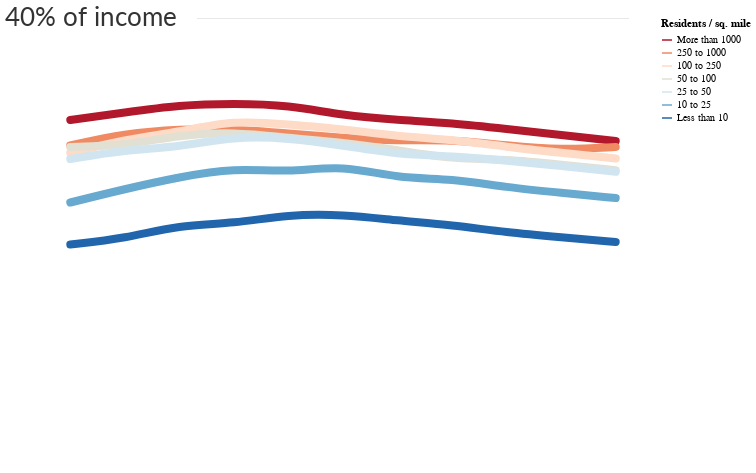

The notebook cell saved with this chart:
### Code cell
rent_pop_den_chart

### Figure 1 — Vega-Lite specification as saved in the notebook (floating-point values rounded to 4 significant figures)
{"width": 600, "height": 450, "background": "white", "config": {"title": {"fontWeight": "normal", "fontSize": 36, "anchor": "start", "font": "Lato", "offset": 5}, "axisX": {"grid": false, "labelFont": "Lato", "labelFontSize": 16, "labelAngle": 0, "labelPadding": 10, "ticks": false, "tickSize": 5, "title": null, "titleFont": "Lato", "titleFontSize": 16, "titleFontWeight": "normal", "titleY": 30, "titleX": 280}, "axisY": {"grid": true, "gridOpacity": 1, "labelFont": "Lato", "labelFontSize": 16, "labelLimit": 100, "labelAlign": "left", "labelPadding": 20, "ticks": false, "title": null, "titleFont": "Lato", "titleFontWeight": "normal", "titleFontSize": 16, "titleAlign": "left", "titleAngle": 0, "titleY": -20, "titleX": -20, "domainWidth": 0}, "view": {"strokeOpacity": 0}}, "layer": [{"data": {"name": "data-f1d2e6c90994022b09d9bf043d512484"}, "mark": {"type": "line", "interpolate": "basis", "size": 8, "strokeCap": "round"}, "encoding": {"color": {"type": "nominal", "field": "Home_Units", "scale": {"domain": ["More than 1000", "250 to 1000", "100 to 250", "50 to 100", "25 to 50", "10 to 25", "Less than 10"], "range": ["#b2182b", "#ef8a62", "#fddbc7", "#e2e0d3", "#d1e5f0", "#67a9cf", "#2166ac"]}, "title": "Residents / sq. mile"}, "x": {"type": "ordinal", "axis": {"labelFontSize": 26, "labelOpacity": 0.8, "tickSize": 10, "ticks": true, "titleFontSize": 28, "values": [2008, 2018]}, "field": "Year"}, "y": {"type": "quantitative", "axis": {"labelFontSize": 26, "labelOpacity": 0.8, "labelPadding": 35, "titleFontSize": 26, "titleOpacity": 0.8, "titleX": -35, "titleY": -35, "values": [15, 20, 25, 30, 35]}, "field": "Rent_Share_Inc", "scale": {"domain": [10, 40]}, "title": "Counties grouped by population density"}}}, {"data": {"name": "data-210bcfbf6ca010247ca2ea02fc053f02"}, "mark": {"type": "text", "dx": 21, "dy": 0, "font": "lato", "fontSize": 26, "opacity": 0.8}, "encoding": {"text": {"type": "nominal", "field": "text"}, "x": {"type": "ordinal", "field": "x"}, "y": {"type": "quantitative", "field": "y"}}}, {"data": {"name": "data-f8064fcc46e56012f905529fb2f42b79"}, "mark": {"type": "text", "dx": 15, "dy": -4, "fontSize": 11.5, "fontWeight": "bold", "opacity": 0.09}, "encoding": {"text": {"type": "nominal", "field": "text"}, "x": {"type": "ordinal", "axis": null, "field": "x"}, "y": {"type": "quantitative", "axis": null, "field": "y"}}}], "$schema": "https://vega.github.io/schema/vega-lite/v4.0.0.json", "datasets": {"data-f1d2e6c90994022b09d9bf043d512484": [{"Year": 2008, "Rent_Share_Inc": 33.2, "Home_Units": "More than 1000", "pct_chg": -0.05143, "Order": 1000}, {"Year": 2009, "Rent_Share_Inc": 33.7, "Home_Units": "More than 1000", "pct_chg": 0.01506, "Order": 1000}, {"Year": 2010, "Rent_Share_Inc": 34.2, "Home_Units": "More than 1000", "pct_chg": 0.01484, "Order": 1000}, {"Year": 2011, "Rent_Share_Inc": 34.3, "Home_Units": "More than 1000", "pct_chg": 0.002924, "Order": 1000}, {"Year": 2012, "Rent_Share_Inc": 34.2, "Home_Units": "More than 1000", "pct_chg": -0.002915, "Order": 1000}, {"Year": 2013, "Rent_Share_Inc": 33.5, "Home_Units": "More than 1000", "pct_chg": -0.02047, "Order": 1000}, {"Year": 2014, "Rent_Share_Inc": 33.2, "Home_Units": "More than 1000", "pct_chg": -0.008955, "Order": 1000}, {"Year": 2015, "Rent_Share_Inc": 33.0, "Home_Units": "More than 1000", "pct_chg": -0.006024, "Order": 1000}, {"Year": 2016, "Rent_Share_Inc": 32.6, "Home_Units": "More than 1000", "pct_chg": -0.01212, "Order": 1000}, {"Year": 2017, "Rent_Share_Inc": 32.2, "Home_Units": "More than 1000", "pct_chg": -0.01227, "Order": 1000}, {"Year": 2018, "Rent_Share_Inc": 31.8, "Home_Units": "More than 1000", "pct_chg": -0.01242, "Order": 1000}, {"Year": 2008, "Rent_Share_Inc": 31.5, "Home_Units": "250 to 1000", "pct_chg": -0.003165, "Order": 1000}, {"Year": 2009, "Rent_Share_Inc": 32.3, "Home_Units": "250 to 1000", "pct_chg": 0.0254, "Order": 1000}, {"Year": 2010, "Rent_Share_Inc": 32.6, "Home_Units": "250 to 1000", "pct_chg": 0.009288, "Order": 1000}, {"Year": 2011, "Rent_Share_Inc": 32.6, "Home_Units": "250 to 1000", "pct_chg": 0.0, "Order": 1000}, {"Year": 2012, "Rent_Share_Inc": 32.3, "Home_Units": "250 to 1000", "pct_chg": -0.009202, "Order": 1000}, {"Year": 2013, "Rent_Share_Inc": 32.0, "Home_Units": "250 to 1000", "pct_chg": -0.009288, "Order": 1000}, {"Year": 2014, "Rent_Share_Inc": 31.8, "Home_Units": "250 to 1000", "pct_chg": -0.00625, "Order": 1000}, {"Year": 2015, "Rent_Share_Inc": 31.9, "Home_Units": "250 to 1000", "pct_chg": 0.003145, "Order": 1000}, {"Year": 2016, "Rent_Share_Inc": 31.5, "Home_Units": "250 to 1000", "pct_chg": -0.01254, "Order": 1000}, {"Year": 2017, "Rent_Share_Inc": 31.2, "Home_Units": "250 to 1000", "pct_chg": -0.009524, "Order": 1000}, {"Year": 2018, "Rent_Share_Inc": 31.4, "Home_Units": "250 to 1000", "pct_chg": 0.00641, "Order": 1000}, {"Year": 2008, "Rent_Share_Inc": 31.0, "Home_Units": "100 to 250", "pct_chg": 0.1071, "Order": 250}, {"Year": 2009, "Rent_Share_Inc": 31.9, "Home_Units": "100 to 250", "pct_chg": 0.02903, "Order": 250}, {"Year": 2010, "Rent_Share_Inc": 32.4, "Home_Units": "100 to 250", "pct_chg": 0.01567, "Order": 250}, {"Year": 2011, "Rent_Share_Inc": 33.2, "Home_Units": "100 to 250", "pct_chg": 0.02469, "Order": 250}, {"Year": 2012, "Rent_Share_Inc": 32.9, "Home_Units": "100 to 250", "pct_chg": -0.009036, "Order": 250}, {"Year": 2013, "Rent_Share_Inc": 32.6, "Home_Units": "100 to 250", "pct_chg": -0.009119, "Order": 250}, {"Year": 2014, "Rent_Share_Inc": 32.1, "Home_Units": "100 to 250", "pct_chg": -0.01534, "Order": 250}, {"Year": 2015, "Rent_Share_Inc": 31.9, "Home_Units": "100 to 250", "pct_chg": -0.00623, "Order": 250}, {"Year": 2016, "Rent_Share_Inc": 31.4, "Home_Units": "100 to 250", "pct_chg": -0.01567, "Order": 250}, {"Year": 2017, "Rent_Share_Inc": 31.02, "Home_Units": "100 to 250", "pct_chg": 0.02548, "Order": 250}, {"Year": 2018, "Rent_Share_Inc": 30.63, "Home_Units": "100 to 250", "pct_chg": 0.009317, "Order": 250}, {"Year": 2008, "Rent_Share_Inc": 31.4, "Home_Units": "50 to 100", "pct_chg": 0.0, "Order": 100}, {"Year": 2009, "Rent_Share_Inc": 31.5, "Home_Units": "50 to 100", "pct_chg": 0.003185, "Order": 100}, {"Year": 2010, "Rent_Share_Inc": 32.2, "Home_Units": "50 to 100", "pct_chg": 0.02222, "Order": 100}, {"Year": 2011, "Rent_Share_Inc": 32.4, "Home_Units": "50 to 100", "pct_chg": 0.006211, "Order": 100}, {"Year": 2012, "Rent_Share_Inc": 32.0, "Home_Units": "50 to 100", "pct_chg": -0.01235, "Order": 100}, {"Year": 2013, "Rent_Share_Inc": 31.7, "Home_Units": "50 to 100", "pct_chg": -0.009375, "Order": 100}, {"Year": 2014, "Rent_Share_Inc": 31.2, "Home_Units": "50 to 100", "pct_chg": -0.01577, "Order": 100}, {"Year": 2015, "Rent_Share_Inc": 30.6, "Home_Units": "50 to 100", "pct_chg": -0.01923, "Order": 100}, {"Year": 2016, "Rent_Share_Inc": 30.6, "Home_Units": "50 to 100", "pct_chg": 0.0, "Order": 100}, {"Year": 2017, "Rent_Share_Inc": 30.23, "Home_Units": "50 to 100", "pct_chg": 0.07843, "Order": 100}, {"Year": 2018, "Rent_Share_Inc": 29.85, "Home_Units": "50 to 100", "pct_chg": -0.06061, "Order": 100}, {"Year": 2008, "Rent_Share_Inc": 30.6, "Home_Units": "25 to 50", "pct_chg": -0.05846, "Order": 50}, {"Year": 2009, "Rent_Share_Inc": 31.2, "Home_Units": "25 to 50", "pct_chg": 0.01961, "Order": 50}, {"Year": 2010, "Rent_Share_Inc": 31.4, "Home_Units": "25 to 50", "pct_chg": 0.00641, "Order": 50}, {"Year": 2011, "Rent_Share_Inc": 32.1, "Home_Units": "25 to 50", "pct_chg": 0.02229, "Order": 50}, {"Year": 2012, "Rent_Share_Inc": 32.0, "Home_Units": "25 to 50", "pct_chg": -0.003115, "Order": 50}, {"Year": 2013, "Rent_Share_Inc": 31.5, "Home_Units": "25 to 50", "pct_chg": -0.01562, "Order": 50}, {"Year": 2014, "Rent_Share_Inc": 30.9, "Home_Units": "25 to 50", "pct_chg": -0.01905, "Order": 50}, {"Year": 2015, "Rent_Share_Inc": 30.8, "Home_Units": "25 to 50", "pct_chg": -0.003236, "Order": 50}, {"Year": 2016, "Rent_Share_Inc": 30.5, "Home_Units": "25 to 50", "pct_chg": -0.00974, "Order": 50}, {"Year": 2017, "Rent_Share_Inc": 30.13, "Home_Units": "25 to 50", "pct_chg": 0.003279, "Order": 50}, {"Year": 2018, "Rent_Share_Inc": 29.75, "Home_Units": "25 to 50", "pct_chg": 0.03268, "Order": 50}, {"Year": 2008, "Rent_Share_Inc": 27.7, "Home_Units": "10 to 25", "pct_chg": null, "Order": 25}, {"Year": 2009, "Rent_Share_Inc": 28.6, "Home_Units": "10 to 25", "pct_chg": 0.03249, "Order": 25}, {"Year": 2010, "Rent_Share_Inc": 29.4, "Home_Units": "10 to 25", "pct_chg": 0.02797, "Order": 25}, {"Year": 2011, "Rent_Share_Inc": 30.0, "Home_Units": "10 to 25", "pct_chg": 0.02041, "Order": 25}, {"Year": 2012, "Rent_Share_Inc": 29.7, "Home_Units": "10 to 25", "pct_chg": -0.01, "Order": 25}, {"Year": 2013, "Rent_Share_Inc": 30.2, "Home_Units": "10 to 25", "pct_chg": 0.01684, "Order": 25}, {"Year": 2014, "Rent_Share_Inc": 29.3, "Home_Units": "10 to 25", "pct_chg": -0.0298, "Order": 25}, {"Year": 2015, "Rent_Share_Inc": 29.3, "Home_Units": "10 to 25", "pct_chg": 0.0, "Order": 25}, {"Year": 2016, "Rent_Share_Inc": 28.7, "Home_Units": "10 to 25", "pct_chg": -0.02048, "Order": 25}, {"Year": 2017, "Rent_Share_Inc": 28.35, "Home_Units": "10 to 25", "pct_chg": -0.006969, "Order": 25}, {"Year": 2018, "Rent_Share_Inc": 28.0, "Home_Units": "10 to 25", "pct_chg": -0.01754, "Order": 25}, {"Year": 2008, "Rent_Share_Inc": 24.9, "Home_Units": "Less than 10", "pct_chg": -0.1968, "Order": 10}, {"Year": 2009, "Rent_Share_Inc": 25.3, "Home_Units": "Less than 10", "pct_chg": 0.01606, "Order": 10}, {"Year": 2010, "Rent_Share_Inc": 26.2, "Home_Units": "Less than 10", "pct_chg": 0.03557, "Order": 10}, {"Year": 2011, "Rent_Share_Inc": 26.3, "Home_Units": "Less than 10", "pct_chg": 0.003817, "Order": 10}, {"Year": 2012, "Rent_Share_Inc": 26.9, "Home_Units": "Less than 10", "pct_chg": 0.02281, "Order": 10}, {"Year": 2013, "Rent_Share_Inc": 26.9, "Home_Units": "Less than 10", "pct_chg": 0.0, "Order": 10}, {"Year": 2014, "Rent_Share_Inc": 26.5, "Home_Units": "Less than 10", "pct_chg": -0.01487, "Order": 10}, {"Year": 2015, "Rent_Share_Inc": 26.2, "Home_Units": "Less than 10", "pct_chg": -0.01132, "Order": 10}, {"Year": 2016, "Rent_Share_Inc": 25.7, "Home_Units": "Less than 10", "pct_chg": -0.01908, "Order": 10}, {"Year": 2017, "Rent_Share_Inc": 25.39, "Home_Units": "Less than 10", "pct_chg": 0.4397, "Order": 10}, {"Year": 2018, "Rent_Share_Inc": 25.07, "Home_Units": "Less than 10", "pct_chg": -0.05405, "Order": 10}], "data-210bcfbf6ca010247ca2ea02fc053f02": [{"x": 2008, "y": 40, "text": "40% of income"}], "data-f8064fcc46e56012f905529fb2f42b79": [{"x": 2014, "y": 40, "text": "________________________________________________________________________"}]}}
